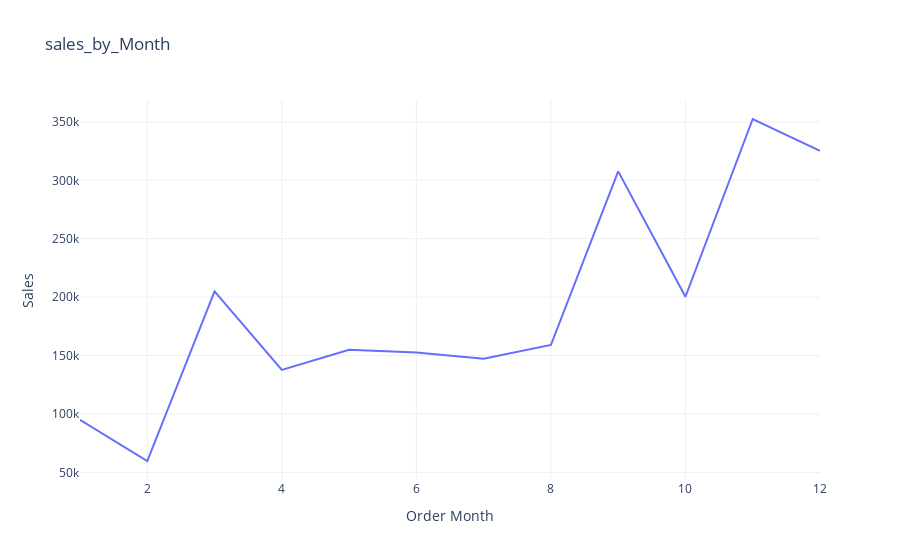

The cell this chart's notebook holds for it:
### Markdown cell above
#monthly sales analysis

### Code cell
sales_by_Month = df.groupby('Order Month')['Sales'].sum().reset_index()
fig = px.line(sales_by_Month,
              x = 'Order Month',
              y= 'Sales',
              title = 'sales_by_Month')
fig.show()

### Figure 1 — Plotly figure (JSON) as saved in the notebook; plotly's stock layout.template omitted (floating-point values rounded to 4 significant figures)
{"data": [{"hovertemplate": "Order Month=%{x}<br>Sales=%{y}<extra></extra>", "legendgroup": "", "line": {"color": "#636efa", "dash": "solid"}, "marker": {"symbol": "circle"}, "mode": "lines", "name": "", "orientation": "v", "showlegend": false, "type": "scatter", "x": [1, 2, 3, 4, 5, 6, 7, 8, 9, 10, 11, 12], "xaxis": "x", "y": [94920.0, 59750.0, 205000.0, 137800.0, 155000.0, 152700.0, 147200.0, 159000.0, 307600.0, 200300.0, 352500.0, 325300.0], "yaxis": "y"}], "layout": {"legend": {"tracegroupgap": 0}, "title": {"text": "sales_by_Month"}, "xaxis": {"anchor": "y", "domain": [0, 1], "title": {"text": "Order Month"}}, "yaxis": {"anchor": "x", "domain": [0, 1], "title": {"text": "Sales"}}}}
